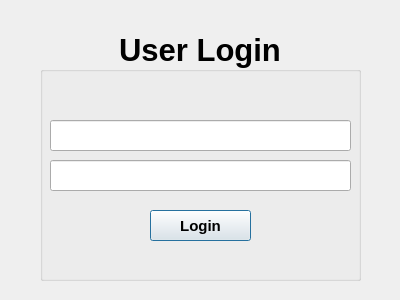
<?xml version="1.0" encoding="UTF-8"?>
<ui version="4.0">
 <class>LoginDialog</class>
 <widget class="QDialog" name="LoginDialog">
  <property name="geometry">
   <rect>
    <x>0</x>
    <y>0</y>
    <width>400</width>
    <height>300</height>
   </rect>
  </property>
  <property name="sizePolicy">
   <sizepolicy hsizetype="Fixed" vsizetype="Fixed">
    <horstretch>0</horstretch>
    <verstretch>0</verstretch>
   </sizepolicy>
  </property>
  <property name="windowTitle">
   <string>Login Window</string>
  </property>
  <property name="windowIcon">
   <iconset>
    <normaloff>:/remix_icons/resources/icons/login-circle-line.svg</normaloff>:/remix_icons/resources/icons/login-circle-line.svg</iconset>
  </property>
  <property name="windowOpacity">
   <double>1.000000000000000</double>
  </property>
  <widget class="QGroupBox" name="groupBox">
   <property name="geometry">
    <rect>
     <x>40</x>
     <y>30</y>
     <width>321</width>
     <height>251</height>
    </rect>
   </property>
   <property name="font">
    <font>
     <pointsize>23</pointsize>
     <weight>75</weight>
     <bold>true</bold>
    </font>
   </property>
   <property name="title">
    <string>User Login</string>
   </property>
   <property name="alignment">
    <set>Qt::AlignCenter</set>
   </property>
   <widget class="QLineEdit" name="lineEdit_password">
    <property name="geometry">
     <rect>
      <x>10</x>
      <y>130</y>
      <width>301</width>
      <height>31</height>
     </rect>
    </property>
    <property name="font">
     <font>
      <pointsize>18</pointsize>
      <weight>50</weight>
      <bold>false</bold>
     </font>
    </property>
    <property name="toolTip">
     <string>Enter your password here.</string>
    </property>
    <property name="toolTipDuration">
     <number>3000</number>
    </property>
    <property name="text">
     <string/>
    </property>
    <property name="echoMode">
     <enum>QLineEdit::Password</enum>
    </property>
    <property name="cursorPosition">
     <number>0</number>
    </property>
    <property name="clearButtonEnabled">
     <bool>true</bool>
    </property>
   </widget>
   <widget class="QPushButton" name="pushButton_login">
    <property name="geometry">
     <rect>
      <x>110</x>
      <y>180</y>
      <width>101</width>
      <height>31</height>
     </rect>
    </property>
    <property name="font">
     <font>
      <pointsize>11</pointsize>
     </font>
    </property>
    <property name="text">
     <string>Login</string>
    </property>
    <property name="icon">
     <iconset>
      <normaloff>:/remix_icons/resources/icons/key-2-line.svg</normaloff>:/remix_icons/resources/icons/key-2-line.svg</iconset>
    </property>
   </widget>
   <widget class="QLineEdit" name="lineEdit_username">
    <property name="geometry">
     <rect>
      <x>10</x>
      <y>90</y>
      <width>301</width>
      <height>31</height>
     </rect>
    </property>
    <property name="font">
     <font>
      <pointsize>18</pointsize>
      <weight>50</weight>
      <bold>false</bold>
     </font>
    </property>
    <property name="toolTip">
     <string>Enter your username here.</string>
    </property>
    <property name="toolTipDuration">
     <number>3000</number>
    </property>
    <property name="text">
     <string/>
    </property>
    <property name="clearButtonEnabled">
     <bool>true</bool>
    </property>
   </widget>
  </widget>
 </widget>
 <tabstops>
  <tabstop>lineEdit_username</tabstop>
  <tabstop>lineEdit_password</tabstop>
  <tabstop>pushButton_login</tabstop>
 </tabstops>
 <resources/>
 <connections/>
</ui>
